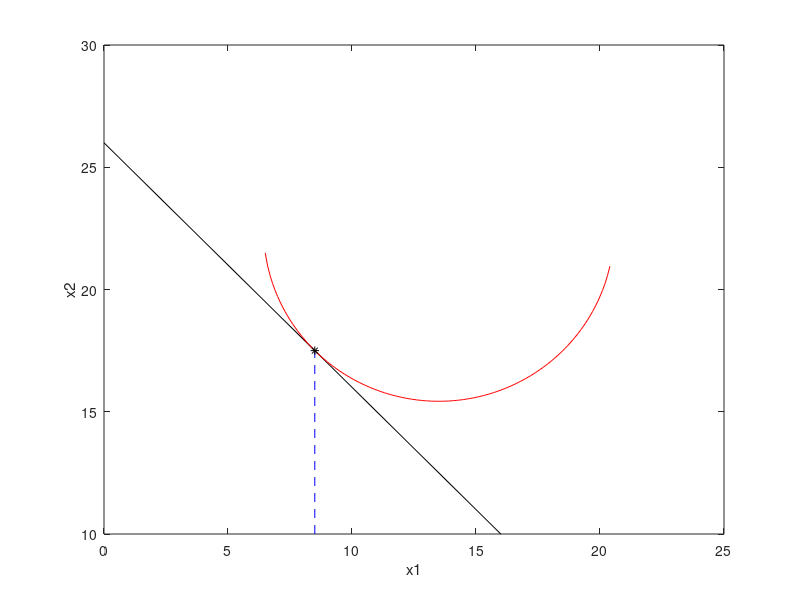

MATLAB code for this plot:
% 例程 4.3  目标函数与一条约束条件
%  目标函数与约束条件
x3 = 26;
z = 378.5;
N = 140;
vx1 = zeros(1, N);
vx2 = zeros(1, N);
for nn =1: N
    x1 = 6.4 + (0.1*nn);
    vx1(nn) = x1;
    aux = (27*x1) - (x1^2) - (z + 260);
    x2 = (45 - sqrt(45^2 + (4*aux)))/2;
    vx2(nn) = x2;
end
figure(1)
%  绘制约束曲线
plot([0, 16], [26, 10], 'k');
hold on;
%  绘制z = 378.5时的目标函数曲线
plot(vx1, vx2, 'r');
%  标注最优解
plot([8.5, 8.5], [10, 17.5], 'b--');
plot(8.5, 17.5, 'k*');
xlabel('x1');  ylabel('x2');
